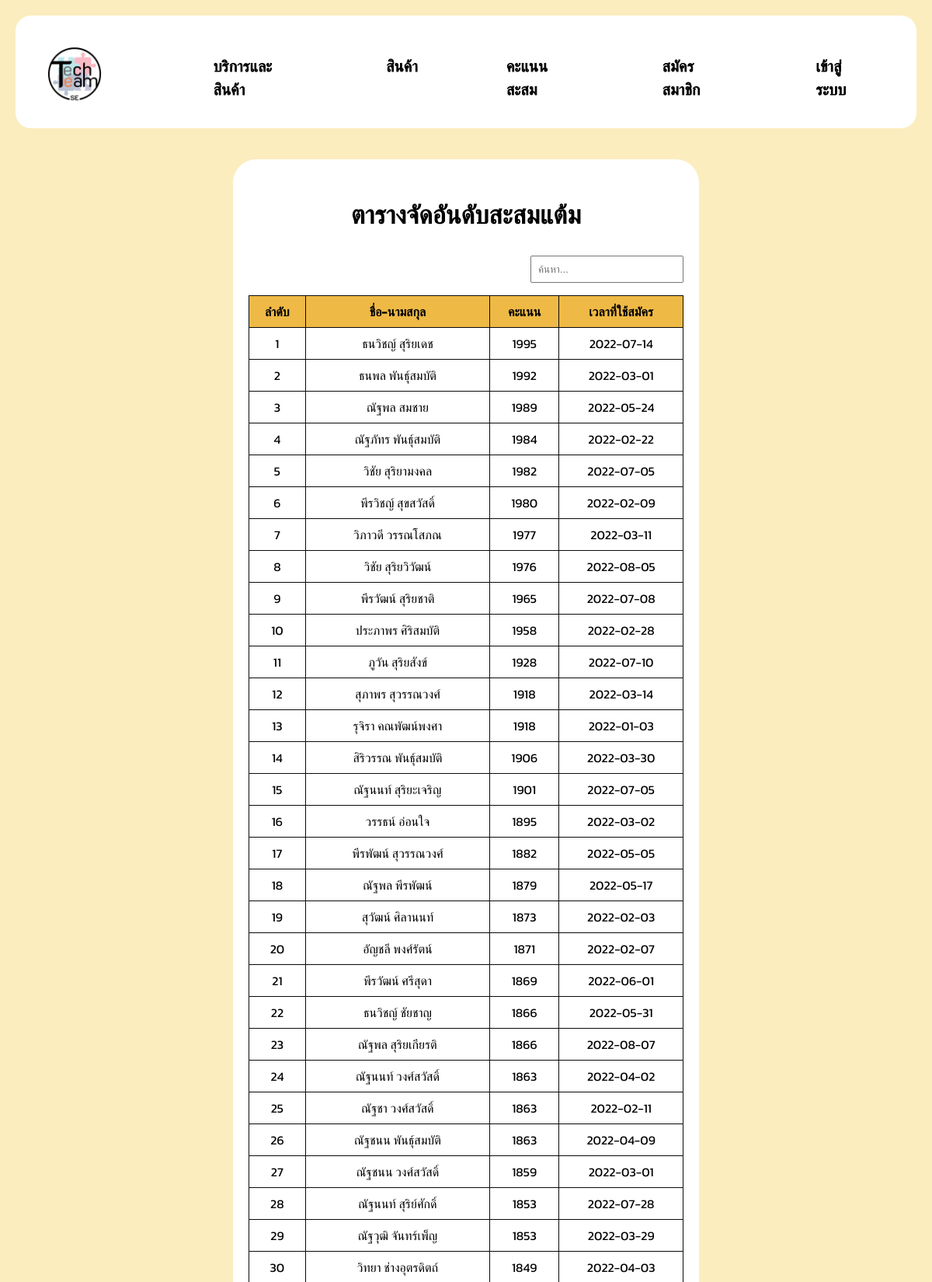
Screenshot of /point.php (upper part) with the database file from the repository.
### tables this page shows
CREATE TABLE `member` (
  `Member_Id` int(11) NOT NULL,
  `Member_Name` varchar(100) NOT NULL,
  `Member_Tel` varchar(100) NOT NULL,
  `Member_Point` int(11) NOT NULL,
  `Member_PointUse` int(11) NOT NULL,
  `Member_PointAdd` int(11) NOT NULL,
  `Member_Since` date NOT NULL,
  `Member_Status` varchar(100) NOT NULL,
  `Member_Period` varchar(100) NOT NULL,
  `Member_Address` varchar(100) NOT NULL,
  `Member_Subdistrict` varchar(100) NOT NULL,
  `Member_Dustrict` varchar(100) NOT NULL,
  `Member_Province` varchar(100) NOT NULL
);

### point.php (the view, shortened to what this page needs)
<?php
include('include/config.php');
?>
<!DOCTYPE html>
<html lang="en">
<head>
    <link rel="stylesheet" href="assets/css/style.css">
</head>
<body>
    <div class="header">
        <div class="menu">
            <div class="logo">
                <img onclick="document.location='index.html'" class="img-fluid h-100" src="img/TechTeam.png" alt="">
            </div>
            <a href="member.php">บริการและสินค้า</a>
            <a href="member1.php">สินค้า</a>
            <a href="point.php">คะแนนสะสม</a>
            <a href="register.php">สมัครสมาชิก</a>
            <a href="login.php">เข้าสู่ระบบ</a>
        </div>
    </div>
    <main>
        <section id="contact" class="contact">
            <div class="container">
                <div class="single-contact-box">
                    <h2><center>ตารางจัดอันดับสะสมแต้ม</h2></center>
                    <input class="search-box" type="text" id="searchInput" onkeyup="searchTable()" placeholder="ค้นหา...">
                    <table class="table">
                        <thead>
                            <tr>
                                <th>ลำดับ</th>
                                <th>ชื่อ-นามสกุล</th>
                                <th>คะแนน</th>
                                <th>เวลาที่ใช้สมัคร</th>
                            </tr>
                        </thead>
                        <tbody>
                        <?php
                            $sql = "SELECT member.Member_Id, member.Member_Name, member.Member_Point, member.Member_Since
                            FROM member
                            ORDER BY member.Member_Point DESC";
                            $result = $mysqli_p->query($sql);
                            $rank = 1;
                            while ($row = $result->fetch_assoc()): ?>
                                <tr>
                                    <td><?php echo $rank++; ?></td>
                                    <td class="Member_Name">
                                        <?php echo $row['Member_Name']; ?>
                                    </td>
                                    <td class="Member_Point">
                                        <?php echo $row['Member_Point']; ?>
                                    </td>
                                    <td class="Member_Since">
                                        <?php echo $row['Member_Since']; ?>
                                    </td>
                                </tr>
                            <?php endwhile; ?>
                        </tbody>
                    </table>
                </div>
            </div>
        </section>
    </main>
</body>

### assets/css/style.css (style rules this page uses)
body { font-family: 'Kanit', sans-serif; font-size: 22px; background-color: #fbedbe; color: #000; margin: 0; padding: 20px; display: flex; flex-direction: column; align-items: flex; }
a { --fill-color: #000000; position: relative; display: block; padding: 2px 0; font-family: 'Kanit', sans-serif; text-decoration: none; text-transform: uppercase; -webkit-text-stroke: 1px var(--fill-color); background: linear-gradient(var(--fill-color) 0 100%) right / 0 no-repeat; color: transparent; background-clip: text; transition: 0.5s linear; margin-left: auto; }
.logo img { padding: 11px; display: flex; width: 120px; height: auto; margin-right: 51px; }
.menu { display: flex; justify-content: center; background-color: #ffffff; border-radius: 20px; padding: 5px; width: auto; overflow: hidden; height: 135px; }
.menu a { color: #000; text-decoration: none; margin: 0 30px; font-size: 20px; padding: 50px; border-radius: 5px; transition: background-color 0.3s, color 0.3s; cursor: pointer; padding: 45px 27px; }
main { padding: 20px; }
.container { max-width: 600px; margin: 0 auto; padding: 20px; }
input { padding: 8px; margin-bottom: 16px; }
.single-contact-box { background-color: #fff; padding: 20px; margin-bottom: 20px; border-radius: 30px; }
table { width: 100%; border-collapse: collapse; margin-top: 20px; }
th, td { border: 1px solid #0a0a0a; padding: 8px; text-align: center; font-size: 16px; }
th { background-color: #efb945; }
.search-box { float: right; margin-right: 0; }

### rows the page displays
member: Member_Name "ธนวิชญ์ สุริยเดช", Member_Point "1995", Member_Since "2022-07-14"
member: Member_Name "ธนพล พันธุ์สมบัติ", Member_Point "1992", Member_Since "2022-03-01"
member: Member_Name "ณัฐพล สมชาย", Member_Point "1989", Member_Since "2022-05-24"
member: Member_Name "ณัฐภัทร พันธุ์สมบัติ", Member_Point "1984", Member_Since "2022-02-22"
member: Member_Name "วิชัย สุริยามงคล", Member_Point "1982", Member_Since "2022-07-05"
member: Member_Name "พีรวิชญ์ สุขสวัสดิ์", Member_Point "1980", Member_Since "2022-02-09"
member: Member_Name "วิภาวดี วรรณโสภณ", Member_Point "1977", Member_Since "2022-03-11"
member: Member_Name "วิชัย สุริยวิวัฒน์", Member_Point "1976", Member_Since "2022-08-05"
member: Member_Name "พีรวัฒน์ สุริยชาติ", Member_Point "1965", Member_Since "2022-07-08"
member: Member_Name "ประภาพร ศิริสมบัติ", Member_Point "1958", Member_Since "2022-02-28"
member: Member_Name "ภูวัน สุริยสังข์", Member_Point "1928", Member_Since "2022-07-10"
member: Member_Name "สุภาพร สุวรรณวงศ์", Member_Point "1918", Member_Since "2022-03-14"
member: Member_Name "รุจิรา คณพัฒน์พงศา", Member_Point "1918", Member_Since "2022-01-03"
member: Member_Name "สิริวรรณ พันธุ์สมบัติ", Member_Point "1906", Member_Since "2022-03-30"
member: Member_Name "ณัฐนนท์ สุริยะเจริญ", Member_Point "1901", Member_Since "2022-07-05"
member: Member_Name "วรรธน์ อ่อนใจ", Member_Point "1895", Member_Since "2022-03-02"
member: Member_Name "พีรพัฒน์ สุวรรณวงศ์", Member_Point "1882", Member_Since "2022-05-05"
member: Member_Name "ณัฐพล พีรพัฒน์", Member_Point "1879", Member_Since "2022-05-17"
member: Member_Name "สุวัฒน์ ศิลานนท์", Member_Point "1873", Member_Since "2022-02-03"
member: Member_Name "อัญชลี พงศ์รัตน์", Member_Point "1871", Member_Since "2022-02-07"
member: Member_Name "พีรวัฒน์ ศรีสุดา", Member_Point "1869", Member_Since "2022-06-01"
member: Member_Name "ธนวิชญ์ ชัยชาญ", Member_Point "1866", Member_Since "2022-05-31"
member: Member_Name "ณัฐพล สุริยเกียรติ", Member_Point "1866", Member_Since "2022-08-07"
member: Member_Name "ณัฐนนท์ วงศ์สวัสดิ์", Member_Point "1863", Member_Since "2022-04-02"
member: Member_Name "ณัฐชา วงศ์สวัสดิ์", Member_Point "1863", Member_Since "2022-02-11"
member: Member_Name "ณัฐชนน พันธุ์สมบัติ", Member_Point "1863", Member_Since "2022-04-09"
member: Member_Name "ณัฐชนน วงศ์สวัสดิ์", Member_Point "1859", Member_Since "2022-03-01"
member: Member_Name "ณัฐนนท์ สุริย์ศักดิ์", Member_Point "1853", Member_Since "2022-07-28"
member: Member_Name "ณัฐวุฒิ จันทร์เพ็ญ", Member_Point "1853", Member_Since "2022-03-29"
member: Member_Name "วิทยา ช่างอุตรดิตถ์", Member_Point "1849", Member_Since "2022-04-03"
